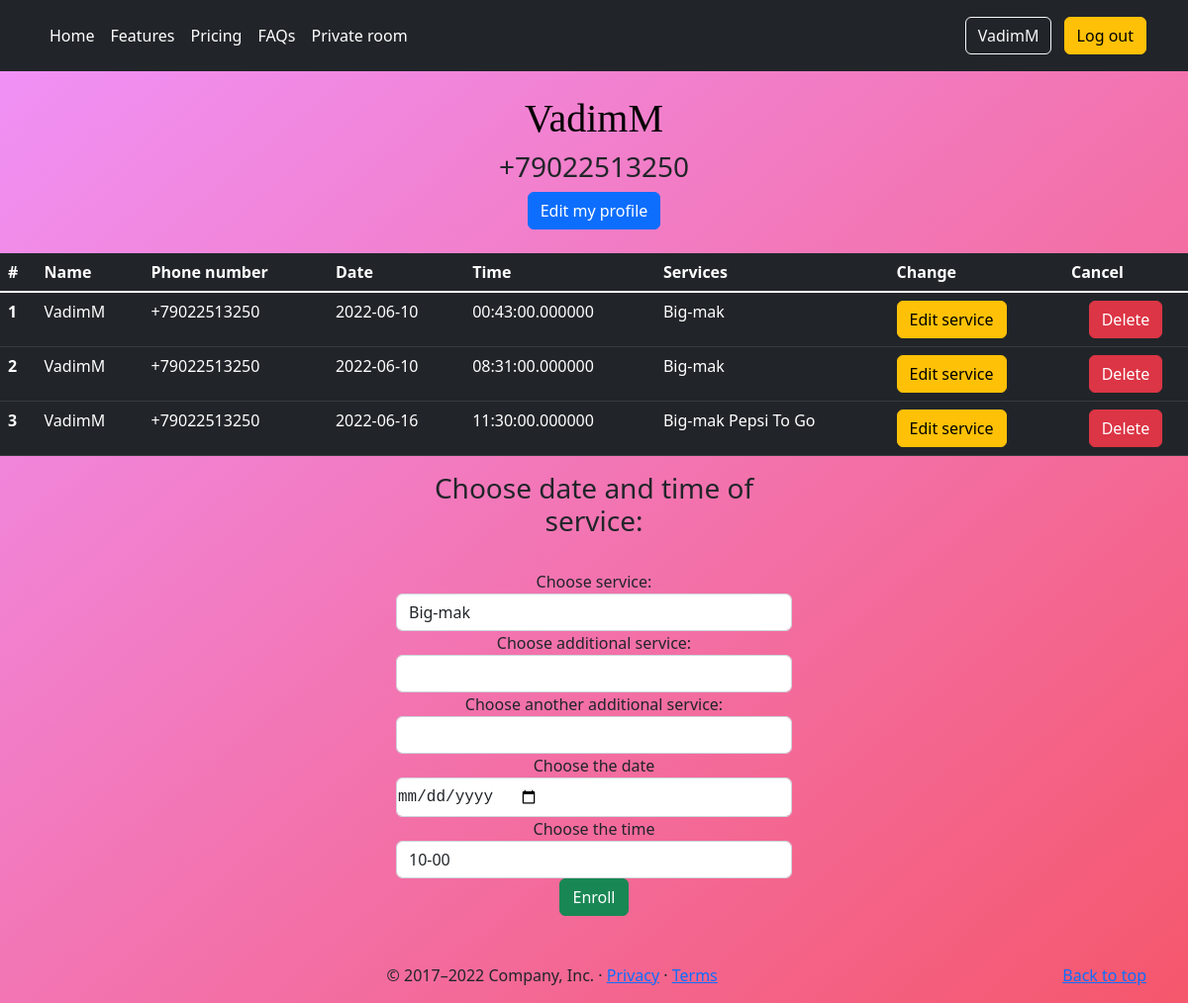
Page /user/VadimM (signed in) on the earlier database version.
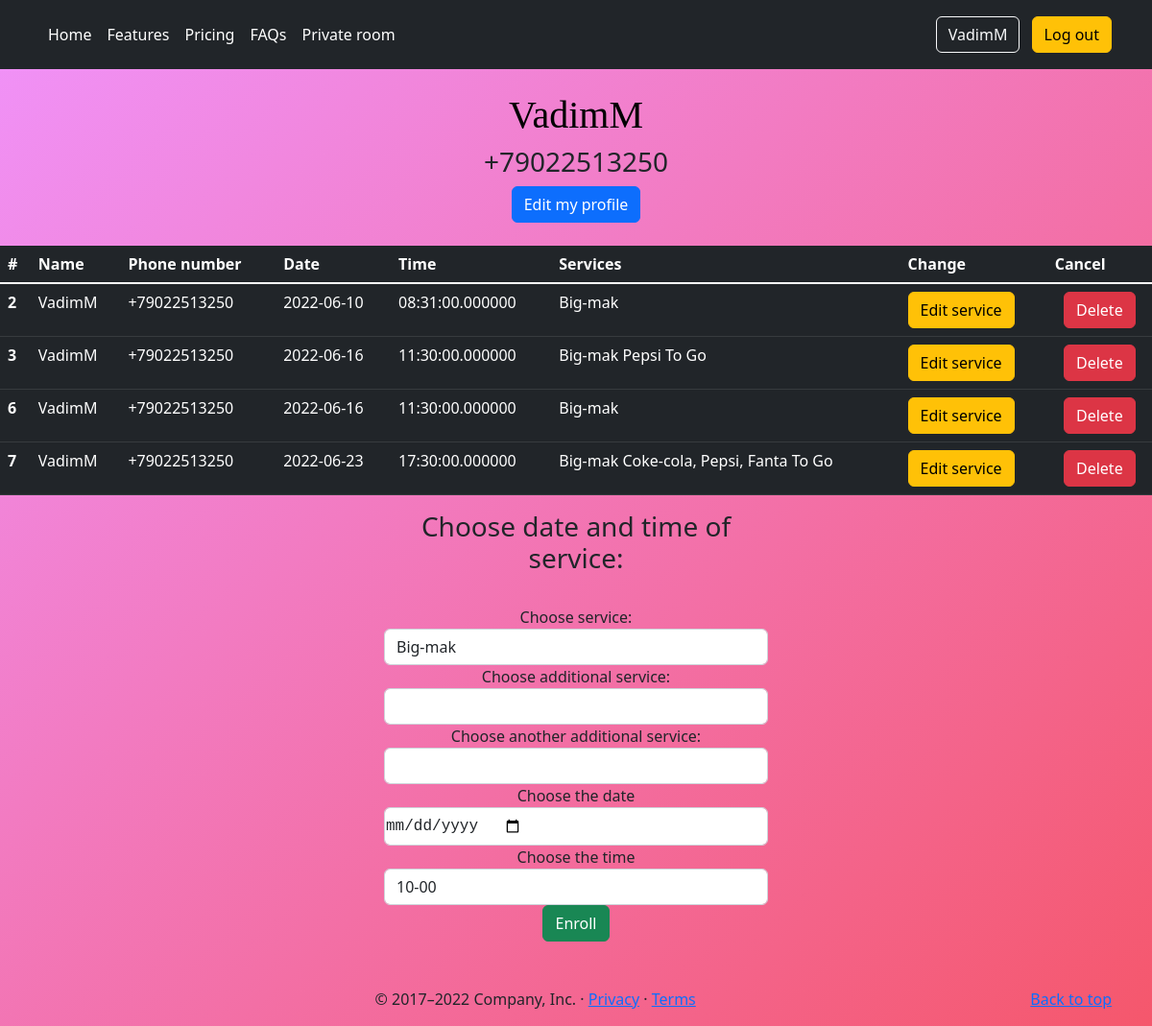
Same page on the later database version.
### app/models.py (models this page shows, shortened)
class User(UserMixin, db.Model):
    __tablename__ = 'user'
    id = db.Column(db.Integer, primary_key=True)
    username = db.Column(db.String(64), index=True, unique=True)
    phone_number = db.Column(db.String(120), index=True, unique=True)
    password_hash = db.Column(db.String(128))
    about_me = db.Column(db.String(140))  # TODO does this really need
    last_seen = db.Column(db.String, default=datetime.now().date())
    services = db.relationship('Service', backref='client', lazy='dynamic')

class Service(db.Model):
    __tablename__ = 'service'
    id = db.Column(db.Integer, primary_key=True)
    service1 = db.Column(db.String(60), index=True, nullable=False)
    service2 = db.Column(db.String(60), index=True)
    service3 = db.Column(db.String(60), index=True)
    service_date = db.Column(db.Date, index=True, nullable=False)
    service_time = db.Column(db.String, index=True, nullable=False)
    user_id = db.Column(db.Integer, db.ForeignKey('user.id'))

### app/routes.py (the view)
@app.route('/user/<username>', methods=['GET', 'POST'])
@login_required
def user(username):
    form = Services()
    user = User.query.filter_by(username=username).first()
    services = Service.query.filter_by(user_id=user.id)
    return render_template('user.html', user=user, title=username, form=form, services=services)

### app/forms.py
class Services(FlaskForm):
    service1 = SelectField('Choose service:', choices=['Big-mak', 'Chicken Burger', 'Cheeseburger'],
                           render_kw={'placeholder': '12341'})
    service2 = SelectField('Choose additional service:', choices=['', 'Coke-cola', 'Pepsi', 'Fanta'],
                           validate_choice=False)
    service3 = SelectField('Choose another additional service:', choices=['', 'At the place', 'To Go', 'Delivery'],
                           validate_choice=False)
    service_date = DateField('Choose the date', validators=[InputRequired()],
                             format='%Y-%m-%d', render_kw={"min": datetime.now().date()})
    service_time = SelectField('Choose the time', choices=['10-00', '12-00', '14-00', '16-00', '18-00'],
                               validators=[InputRequired()])
    submit = SubmitField('Enroll', render_kw={'class': 'btn btn-info'})

### app/models.py (called while the page is built)
@login.user_loader
def load_user(id):
    return User.query.get(int(id))

### app/routes.py (called while the page is built)
@app.before_request
def before_request():
    if current_user.is_authenticated:
        current_user.last_seen = datetime.now().date()
        db.session.commit()

### app/templates/user.html (shortened to what this page needs)
{% extends "base.html" %}
{% import "bootstrap/wtf.html" as wtf %}
{% block body %}
<head>
</head>
<body>
<main>
    <br>
    <tr>
        <td>
            {% if user == current_user %}
            <h1>{{ user.username }}</h1>
            {% endif %}
            {% if user.phone_number %}<h3>{{ user.phone_number }}</h3>{% endif %}
            <a type="button" class="btn btn-primary" href="{{ url_for('edit_profile') }}">Edit my profile</a>
        </td>
    </tr>
    <br><br>
    <table class="table table-dark">
        <thead>
        <tr>
            <th scope="col">#</th>
            <th scope="col">Name</th>
            <th scope="col">Phone number</th>
            <th scope="col">Date</th>
            <th scope="col">Time</th>
            <th scope="col">Services</th>
            <th scope="col">Change</th>
            <th scope="col">Cancel</th>
        </tr>
        </thead>
        <tbody class="table-group-divider">
        {% for service in services %}
        <tr>
            {% if user == current_user %}
            <th scope="row">{{ service.id }}</th>
            <td>{{ user.username }}</td>
            <td>{{ user.phone_number }}</td>
            <td>{{ service.service_date }}</td>
            <td>{{ service.service_time }}</td>
            <td>{{ service.service1 }} {{ service.service2 }} {{ service.service3 }}</td>
            <td><a type="button" class="btn btn-warning" href="{{ url_for('edit_service', service_id=service.id ) }}">Edit service</a>
            <td><form action="{{ url_for('delete_service', service_id=service.id) }}" method=post>
                <input type=submit class="btn btn-danger" value="Delete"></form></td>
            {% endif %}
        </tr>
        {% endfor %}
        </tbody>
    </table>
    <form action="{{ url_for('add_service') }}" method="post">
        <h3><label>Choose date and time of service:</label></h3><br>
        {{ wtf.quick_form(form, button_map={'submit': 'success'}) }}
    </form>
    <br><br>
</main>
</body>
{% endblock %}

### app/templates/base.html (shortened to what this page needs)
<html lang="en">
<head>
    {% block style %}
    <link href="{{ url_for('static', filename='css/carousel.css')}}" rel="stylesheet">
    {% endblock %}
</head>
<body>
{% block header %}
<header class="p-3 bg-dark text-white">
    <div class="container">
        <div class="d-flex flex-wrap align-items-center justify-content-center justify-content-lg-start">
            <ul class="nav col-12 col-lg-auto me-lg-auto mb-2 justify-content-center mb-md-0">
                <li><a href="/" class="nav-link px-2 text-white">Home</a></li>
                <li><a href="#" class="nav-link px-2 text-white">Features</a></li>
                <li><a href="/pricing" class="nav-link px-2 text-white">Pricing</a></li>
                <li><a href="#" class="nav-link px-2 text-white">FAQs</a></li>
                {% if current_user.username == 'VadimM' %}
                <li><a href="/admin" class="nav-link px-2 text-white">Private room</a></li>
                {% endif %}
            </ul>
            <div class="text-end">
                {% if current_user.is_anonymous %}
                <a class="btn btn-outline-light me-2" href="{{ url_for('login') }}" role="button">Log in</a>
                <a class="btn btn-warning" href="{{ url_for('register') }}" role="button">Register</a>
                {% else %}
                <a class="btn btn-outline-light me-2" href="{{ url_for('user', username=current_user.username) }}"
                   role="button">{{ current_user.username }}</a>
                <a class="btn btn-warning" href="{{ url_for('logout') }}" role="button">Log out</a>
                {% endif %}
            </div>
        </div>
    </div>
</header>
{% endblock %}
<main>
    {% block body %}{% endblock %}
    {% block footer %}
    <footer class="container">
        <p class="float-end"><a href="#">Back to top</a></p>
        <p>&copy; 2017–2022 Company, Inc. &middot; <a href="#">Privacy</a> &middot; <a href="#">Terms</a></p>
    </footer>
    {% endblock %}
</main>
</body>
</html>

### app/templates/user.html (style rules this page uses)
body { background: linear-gradient(to bottom right, rgba(240, 147, 251, 1), rgba(245, 87, 108, 1)) }
main { vertical-align:middle; margin: 0 auto; vertical-align:middle; max-width: auto; padding: auto; text-align: center; }
h1 { color : #000000; text-align : center; font-family: "SIMPSON"; }
form { margin: 0 auto; padding: auto; text-align: center; max-width: 400px; btn: btn-warning }
input[type="date"] { -webkit-align-items: center; display: -webkit-inline-flex; font-family: monospace; overflow: hidden; background: linear-gradient(to bottom right, rgba(240, 147, 251, 1), rgba(245, 87, 108, 1)) padding: 0; -webkit-padding-start: 1px; }

Differences in the rows shown:
no longer on this page (row edited): Service: id "1", {{ user.username }} "VadimM", {{ user.phone_number }} "+79022513250", service_date "2022-06-10", service_time "00:43:00.000000", service1 "Big-mak"
added Service: id "6", {{ user.username }} "VadimM", {{ user.phone_number }} "+79022513250", service_date "2022-06-16", service_time "11:30:00.000000", service1 "Big-mak"
added Service: id "7", {{ user.username }} "VadimM", {{ user.phone_number }} "+79022513250", service_date "2022-06-23", service_time "17:30:00.000000", service1 "Big-mak", service2 "Coke-cola, Pepsi, Fanta", service3 "To Go"
